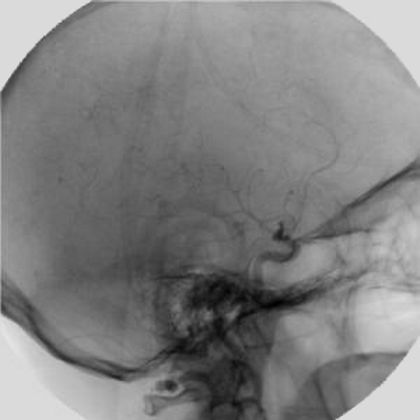
#> input picture HW1/image/angiography_live.tif, 420 x 420 px, found by its file name
$ python HW1-Q2-c.py
#> lines starting #> are read from the running program, lines starting #| are printed output that depends on the picture
#!/usr/bin/env python
# coding: utf-8

# In[4]:


import numpy as np
import cv2 as cv
import matplotlib.pyplot as plt
# reaidng image
img_live = cv.imread('C:/Users/Asus/Desktop/image/angiography_live.tif',)
#> img_live is the input picture: shape (420, 420, 3); min 0, max 229, mean 129.3
img_mask = cv.imread('C:/Users/Asus/Desktop/image/angiography_mask.tif',)
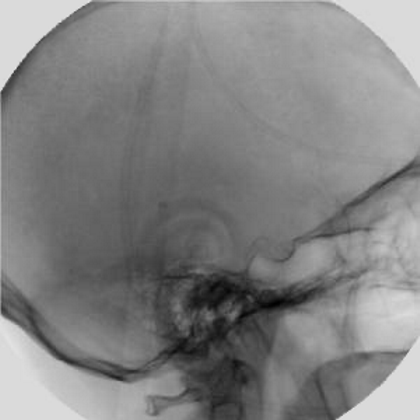
#> input picture HW1/image/angiography_mask.tif, 420 x 420 px, found by its file name
#> img_mask is the input picture: shape (420, 420, 3); min 0, max 234, mean 130.7
# making new image from diffrence of "live image" and "mask image"
img_diff = cv.absdiff(img_live, img_mask)
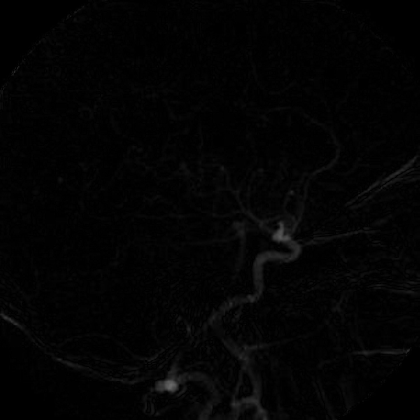
#> img_diff: shape (420, 420, 3); min 0, max 104, mean 3.3
# making complement of diff image
for i in range(img_live.shape[0]):
    for j in range(img_live.shape[1]):
        img_diff[i,j]=255-img_diff[i,j]
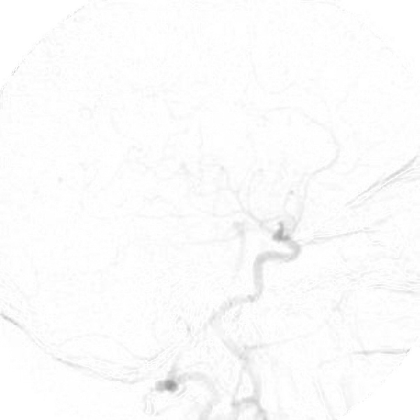
#> img_diff: shape (420, 420, 3); min 151, max 255, mean 251.7
# showing complement image
cv.imshow('image maked by diffrence',img_diff)
# normalizing complement image
cv.normalize(img_diff, img_diff, 0, 255, cv.NORM_MINMAX)
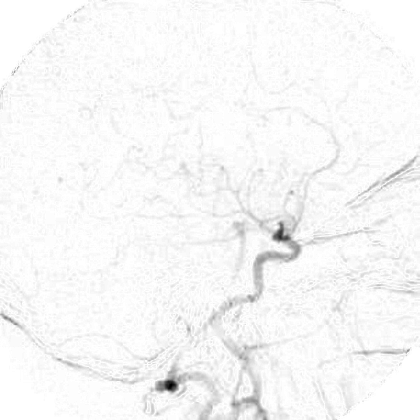
#> img_diff: shape (420, 420, 3); min 0, max 255, mean 247
# showing the normalize image
cv.imshow('new image after normalize',img_diff)
cv.waitKey(0)
cv.destroyAllWindows()


# In[ ]:
